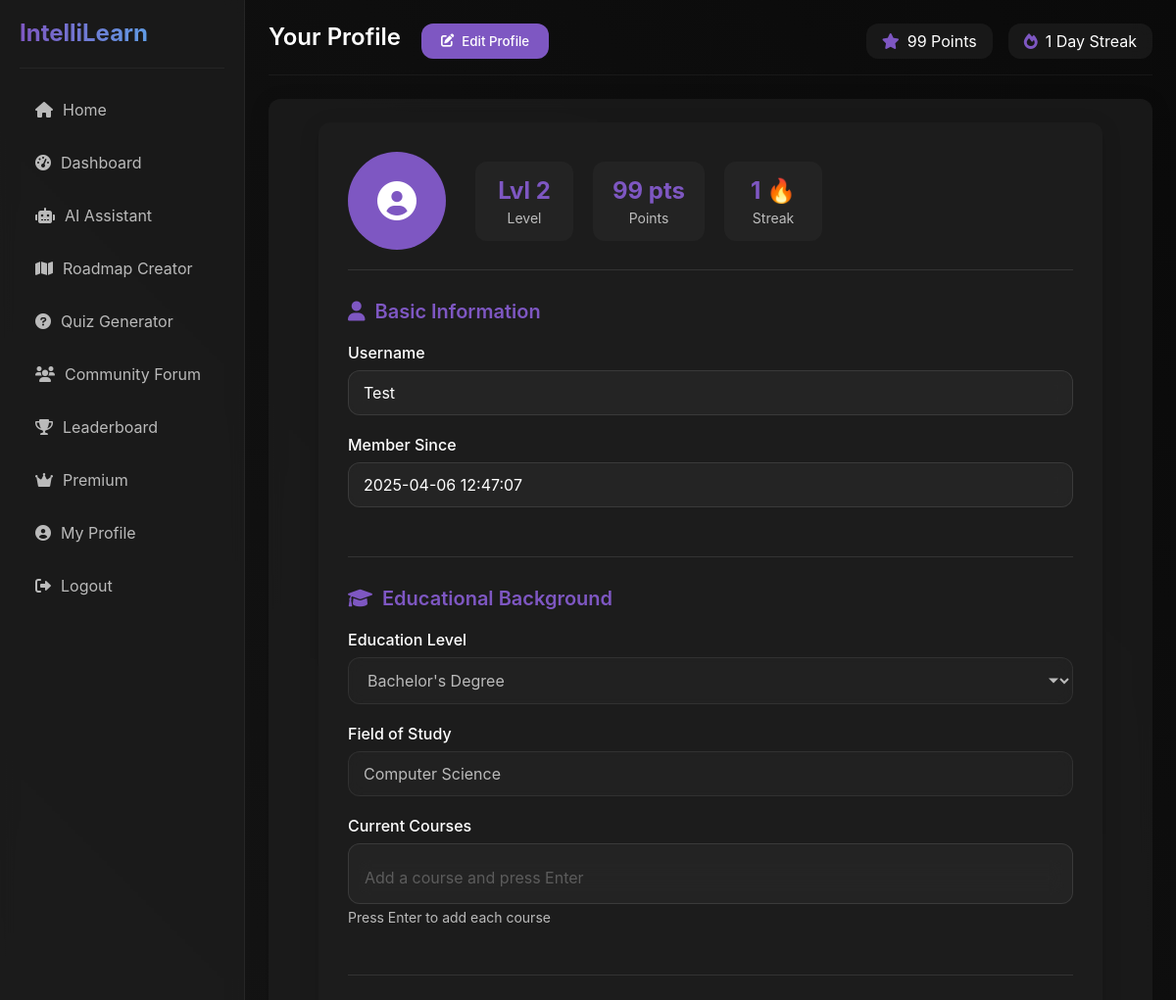
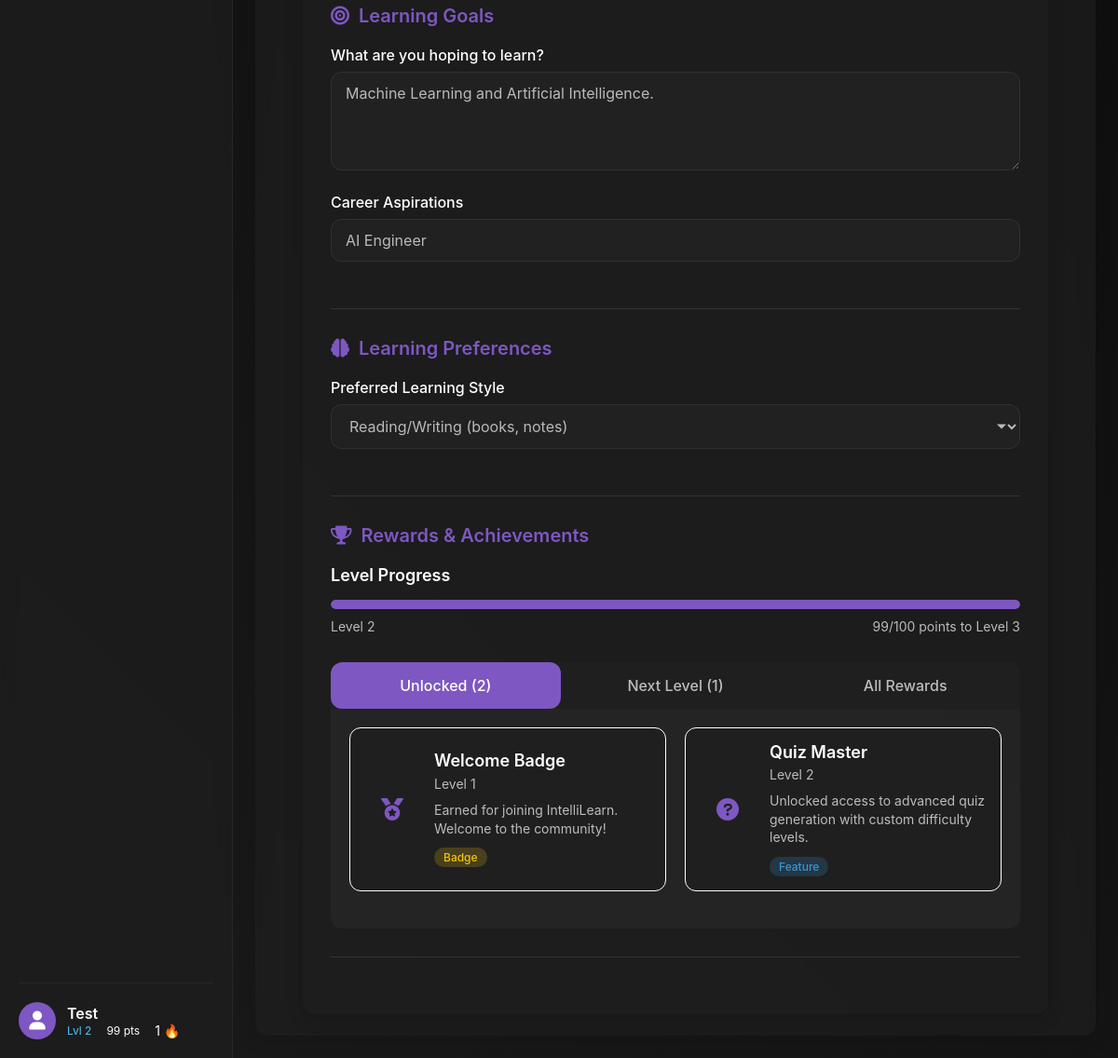
The page /profile (signed in) on the database as committed earlier (2 pictures, top to bottom).
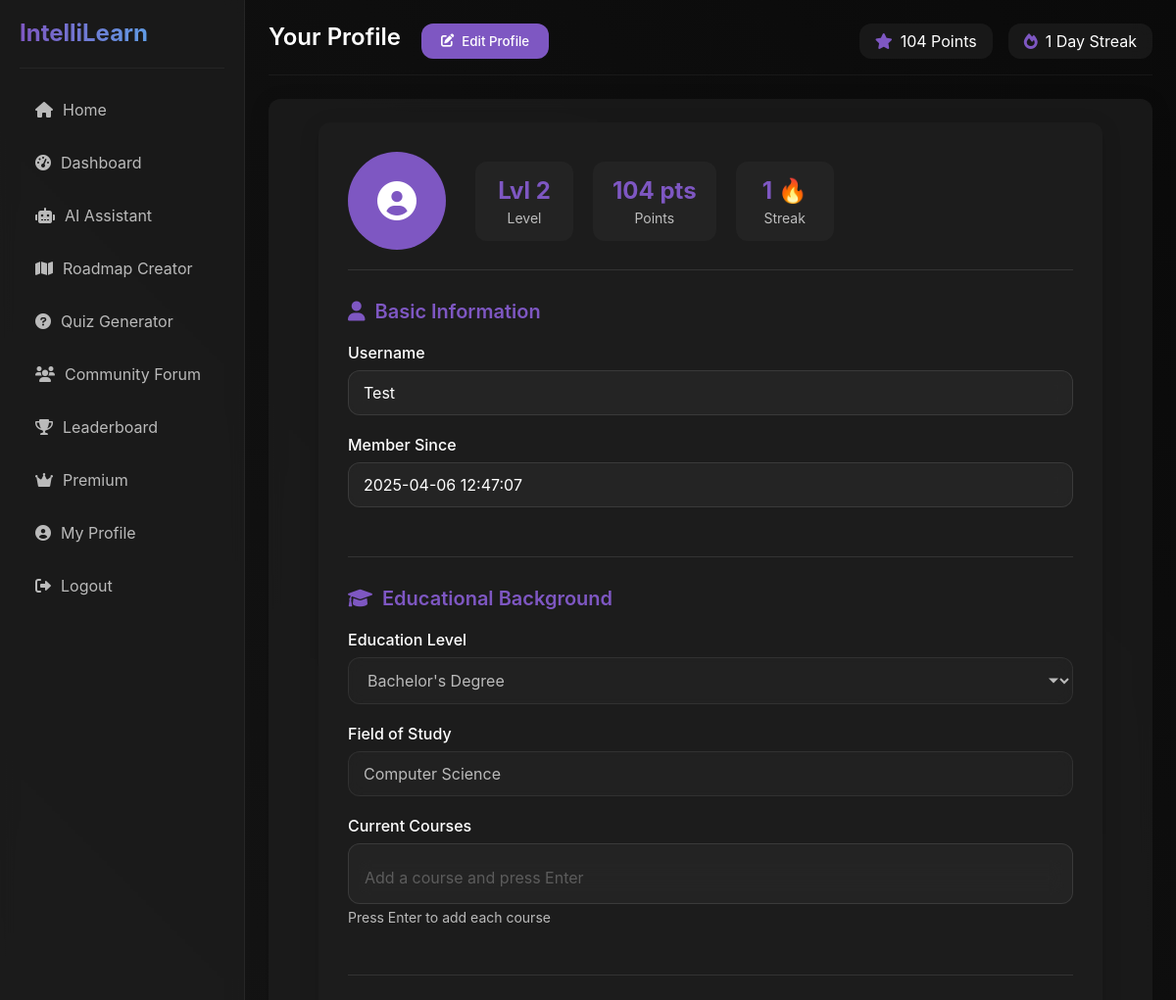
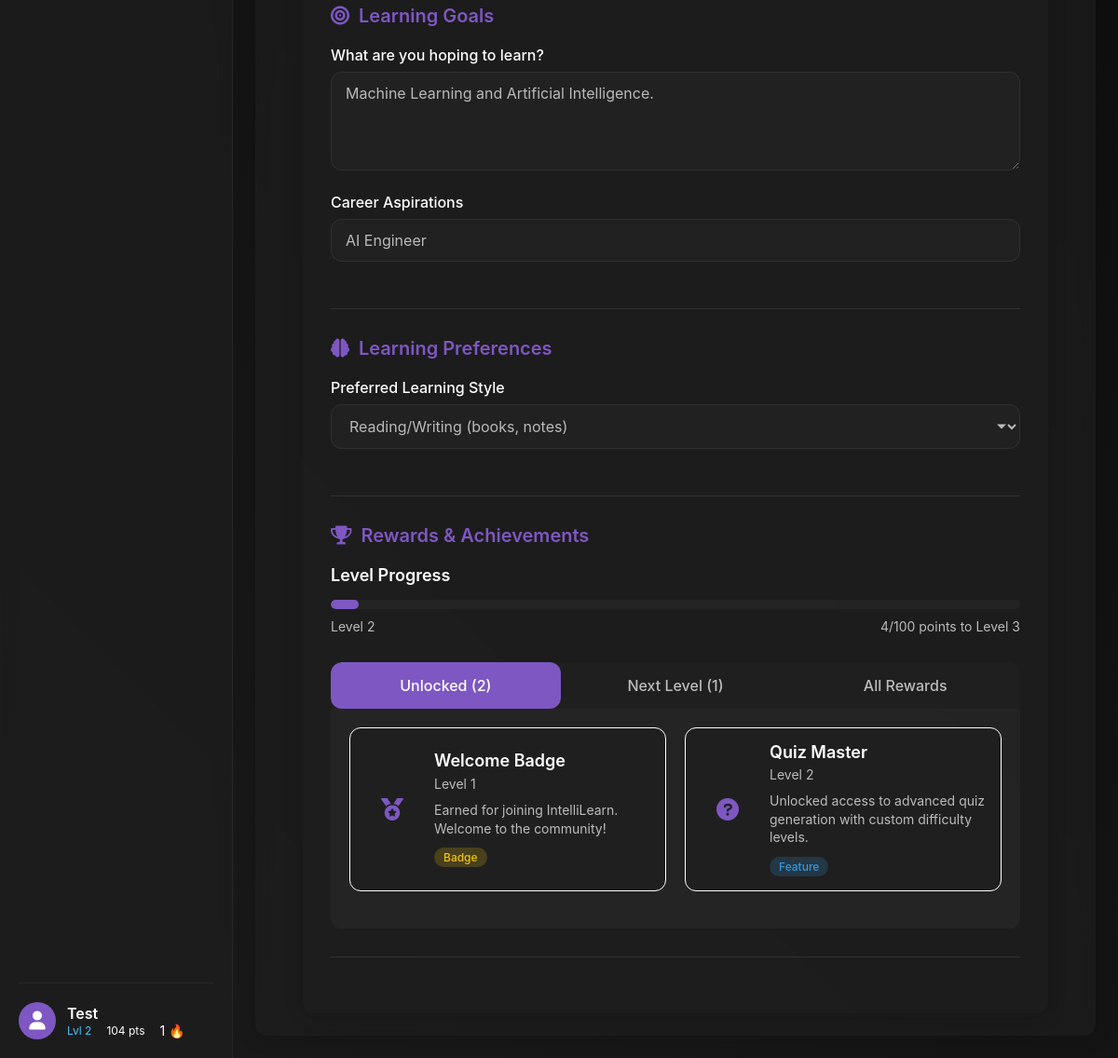
The same page on the database as committed later (2 pictures, top to bottom).
### models.py (models this page shows, shortened)
class User(db.Model):
    __tablename__ = 'users'
    id = db.Column(db.Integer, primary_key=True)
    username = db.Column(db.String(50), unique=True, nullable=False)
    password = db.Column(db.String(100), nullable=False)
    points = db.Column(db.Integer, default=0)
    level = db.Column(db.Integer, default=1)
    streak = db.Column(db.Integer, default=0)
    completed_topics = db.Column(db.Text, default='[]')  # JSON string of completed topics
    is_premium = db.Column(db.Boolean, default=False)
    premium_until = db.Column(db.DateTime, nullable=True)
    created_at = db.Column(db.DateTime, default=datetime.datetime.utcnow)
    education_level = db.Column(db.String(100), nullable=True)  # e.g., High School, Bachelor's, Master's
    field_of_study = db.Column(db.String(100), nullable=True)  # e.g., Computer Science, Biology
    current_courses = db.Column(db.Text, default='[]')  # JSON string of current courses
    learning_goals = db.Column(db.Text, nullable=True)  # Learning objectives
    career_goals = db.Column(db.String(200), nullable=True)  # Career aspirations
    preferred_learning_style = db.Column(db.String(50), nullable=True)  # e.g., Visual, Auditory, Reading/Writing
    roadmaps = db.relationship('Roadmap', backref='creator', lazy=True)
    forum_posts = db.relationship('ForumPost', backref='author', lazy=True)
    forum_comments = db.relationship('ForumComment', backref='author', lazy=True)
    chat_messages = db.relationship('ChatMessage', backref='user', lazy=True)
    def get_completed_topics(self):
        if self.completed_topics:
            return json.loads(self.completed_topics)
        return []
    def get_current_courses(self):
        if self.current_courses:
            return json.loads(self.current_courses)
        return []
    def to_dict(self):
        return {
            'id': self.id,
            'username': self.username,
            'points': self.points,
            'level': self.level,
            'streak': self.streak,
            'completed_topics': self.get_completed_topics(),
            'is_premium': self.is_premium,
            'premium_until': self.premium_until.isoformat() if self.premium_until else None,
            'education_level': self.education_level,
            'field_of_study': self.field_of_study,
            'current_courses': self.get_current_courses(),
            'learning_goals': self.learning_goals,
            'career_goals': self.career_goals,
            'preferred_learning_style': self.preferred_learning_style
        }
    def get_rewards(self):
        rewards = UserReward.query.filter(UserReward.level <= self.level, UserReward.is_active == True).all()
        return [reward.to_dict() for reward in rewards]
    def get_next_rewards(self):
        next_rewards = UserReward.query.filter(UserReward.level == self.level + 1, UserReward.is_active == True).all()
        return [reward.to_dict() for reward in next_rewards]
    def get_all_rewards(self):
        rewards = []
        all_rewards = UserReward.query.filter(UserReward.level <= 10, UserReward.is_active == True).order_by(UserReward.level).all()
        for reward in all_rewards:
            reward_dict = reward.to_dict()
            reward_dict['unlocked'] = reward.level <= self.level
            rewards.append(reward_dict)
        return rewards

### app.py (the view)
@app.route('/profile')
@login_required
def profile():
    username = session['username']
    user = User.query.filter_by(username=username).first()
    unlocked_rewards = user.get_rewards()
    next_level_rewards = user.get_next_rewards()
    all_rewards = user.get_all_rewards()
    current_level_points = (user.level - 1) * 100
    next_level_points = user.level * 100
    level_progress = ((user.points - current_level_points) / 100) * 100  # As percentage
    notifications = session.pop('notifications', [])
    return render_template('profile.html',
                          user=user,
                          unlocked_rewards=unlocked_rewards,
                          next_level_rewards=next_level_rewards,
                          all_rewards=all_rewards,
                          level_progress=level_progress,
                          notifications=notifications)

### app.py (called while the page is built)
@app.template_filter('timestamp_format')
def timestamp_format(timestamp):
    if isinstance(timestamp, datetime.datetime):
        return timestamp.strftime('%Y-%m-%d %H:%M:%S')
    try:
        date = datetime.datetime.fromtimestamp(timestamp)
        return date.strftime('%Y-%m-%d %H:%M:%S')
    except (TypeError, ValueError):
        return str(timestamp)

@app.context_processor
def inject_user():
    user_data = None
    if 'username' in session:
        user = User.query.filter_by(username=session['username']).first()
        if user:
            user_data = user.to_dict()
    return dict(user=user_data)

def login_required(f):
    @wraps(f)
    def decorated_function(*args, **kwargs):
        if 'username' not in session:
            return redirect(url_for('login'))
        return f(*args, **kwargs)
    return decorated_function

### models.py (called while the page is built)
    def to_dict(self):
        return {
            'id': self.id,
            'level': self.level,
            'name': self.name,
            'description': self.description,
            'reward_type': self.reward_type,
            'icon': self.icon,
            'is_active': self.is_active
        }

### templates/profile.html (shortened to what the changed rows need)
{% extends "base.html" %}
{% block page_title %}
    Your Profile
    <div class="page-actions">
        <button class="btn btn-primary btn-sm" id="edit-profile-btn">
            <i class="fas fa-edit"></i> Edit Profile
        </button>
    </div>
{% endblock %}
{% block content %}
<div class="profile-container">
    <div class="profile-header">
        <div class="profile-stats">
            <div class="stat-box">
                <div class="stat-value user-level">Lvl {{ user.level }}</div>
                <div class="stat-label">Level</div>
            </div>
            <div class="stat-box">
                <div class="stat-value user-points">{{ user.points }} pts</div>
                <div class="stat-label">Points</div>
            </div>
            <div class="stat-box">
                <div class="stat-value">{{ user.streak }} 🔥</div>
                <div class="stat-label">Streak</div>
            </div>
        </div>
    </div>
    <div class="profile-form">
        <form id="profile-form" method="post" action="{{ url_for('update_profile') }}">
            <div class="form-section">
                <div class="form-group">
                    <label for="username">Username</label>
                    <input type="text" id="username" name="username" value="{{ user.username }}" readonly>
                </div>
                <div class="form-group">
                    <label for="member-since">Member Since</label>
                    <input type="text" id="member-since" value="{{ user.created_at|timestamp_format }}" readonly>
                </div>
            </div>
            <div class="form-section">
                <div class="form-group">
                    <label for="education-level">Education Level</label>
                    <select id="education-level" name="education_level" disabled>
                        <option value="Bachelor's Degree" {% if user.education_level == "Bachelor's Degree" %}selected{% endif %}>Bachelor's Degree</option>
                    </select>
                </div>
                <div class="form-group">
                    <label for="field-of-study">Field of Study</label>
                    <input type="text" id="field-of-study" name="field_of_study" value="{{ user.field_of_study }}" placeholder="E.g. Computer Science, Biology, Literature" disabled>
                </div>
            </div>
            <div class="form-section">
                <div class="form-group">
                    <label for="learning-goals">What are you hoping to learn?</label>
                    <textarea id="learning-goals" name="learning_goals" rows="4" placeholder="Describe your learning objectives" disabled>{{ user.learning_goals }}</textarea>
                </div>
                <div class="form-group">
                    <label for="career-goals">Career Aspirations</label>
                    <input type="text" id="career-goals" name="career_goals" value="{{ user.career_goals }}" placeholder="E.g. Software Engineer, Data Scientist, Teacher" disabled>
                </div>
            </div>
            <div class="form-section">
                <div class="form-group">
                    <label for="learning-style">Preferred Learning Style</label>
                    <select id="learning-style" name="preferred_learning_style" disabled>
                        <option value="Reading/Writing" {% if user.preferred_learning_style == "Reading/Writing" %}selected{% endif %}>Reading/Writing (books, notes)</option>
                    </select>
                </div>
            </div>
        </form>
    </div>
    <div class="form-section">
        <div class="rewards-container">
            <div class="level-progress-section">
                <div class="level-progress-container">
                    <div class="level-progress-bar">
                        <div class="level-progress-fill" style="width: {{ level_progress }}%;"></div>
                    </div>
                    <div class="level-progress-info">
                        <span>Level {{ user.level }}</span>
                        <span>{{ user.points % 100 }}/100 points to Level {{ user.level + 1 }}</span>
                    </div>
                </div>
            </div>
                            {% set current_level = 0 %}
{% endblock %}

### templates/base.html (shortened to what this page needs)
<!DOCTYPE html>
<html lang="en">
<head>
    <link rel="stylesheet" href="{{ url_for('static', filename='css/style.css') }}">
    <link rel="stylesheet" href="https://cdnjs.cloudflare.com/ajax/libs/font-awesome/6.0.0/css/all.min.css">
</head>
<body>
    <div class="app-container">
        <nav class="sidebar">
            <div class="sidebar-header">
                <h1 class="logo">IntelliLearn</h1>
            </div>
            <ul class="sidebar-menu">
                {% if 'username' in session %}
                <li><a href="{{ url_for('dashboard') }}"><i class="fas fa-home"></i> Home</a></li>
                <li><a href="{{ url_for('dashboard') }}"><i class="fas fa-tachometer-alt"></i> Dashboard</a></li>
                <li><a href="{{ url_for('ai_chat') }}"><i class="fas fa-robot"></i> AI Assistant</a></li>
                <li><a href="{{ url_for('roadmap_creator') }}"><i class="fas fa-map"></i> Roadmap Creator</a></li>
                <li><a href="{{ url_for('quiz_generator') }}"><i class="fas fa-question-circle"></i> Quiz Generator</a></li>
                <li><a href="{{ url_for('forum') }}"><i class="fas fa-users"></i> Community Forum</a></li>
                <li><a href="{{ url_for('leaderboard') }}"><i class="fas fa-trophy"></i> Leaderboard</a></li>
                <li><a href="{{ url_for('premium') }}"><i class="fas fa-crown"></i> Premium</a></li>
                <li><a href="{{ url_for('profile') }}"><i class="fas fa-user-circle"></i> My Profile</a></li>
                <li><a href="{{ url_for('logout') }}"><i class="fas fa-sign-out-alt"></i> Logout</a></li>
                {% else %}
                <li><a href="{{ url_for('index') }}"><i class="fas fa-home"></i> Home</a></li>
                <li><a href="{{ url_for('login') }}"><i class="fas fa-sign-in-alt"></i> Login</a></li>
                <li><a href="{{ url_for('signup') }}"><i class="fas fa-user-plus"></i> Sign Up</a></li>
                {% endif %}
            </ul>
            {% if 'username' in session %}
            <a href="{{ url_for('profile') }}" class="user-info-link">
                <div class="user-info">
                    <div class="user-avatar">
                        <i class="fas fa-user"></i>
                    </div>
                    <div class="user-details">
                        <div class="username">{{ user.username }}</div>
                        <div class="user-stats">
                            <span class="user-level" title="Current Level">Lvl {{ user.level }}</span>
                            <span class="user-points" title="Points">{{ user.points }} pts</span>
                            <span class="user-streak" title="Current Streak">{{ user.streak }} 🔥</span>
                        </div>
                    </div>
                </div>
            </a>
            {% endif %}
        </nav>
        <main class="content">
            <div class="content-header">
                <div class="page-title">
                    <h2>{% block page_title %}IntelliLearn{% endblock %}</h2>
                </div>
                {% if 'username' in session %}
                <div class="user-stats">
                    <div class="stat">
                        <i class="fas fa-star"></i>
                        <span>{% if user is defined %}{{ user.points }} Points{% else %}0 Points{% endif %}</span>
                    </div>
                    <div class="stat">
                        <i class="fas fa-fire"></i>
                        <span>{% if user is defined %}{{ user.streak }} Day Streak{% else %}0 Day Streak{% endif %}</span>
                    </div>
                </div>
                {% endif %}
            </div>
            <div class="content-body">
                {% block content %}{% endblock %}
        </main>
    </div>
</body>
</html>

Rows that differ between the two databases and show on the page:
changed User "Test": points "99" → "104"; user.points%100 "99" → "4"
Other text that changed with them:
{{ level_progress }}: -1.0 → 4.0 (drawn)
